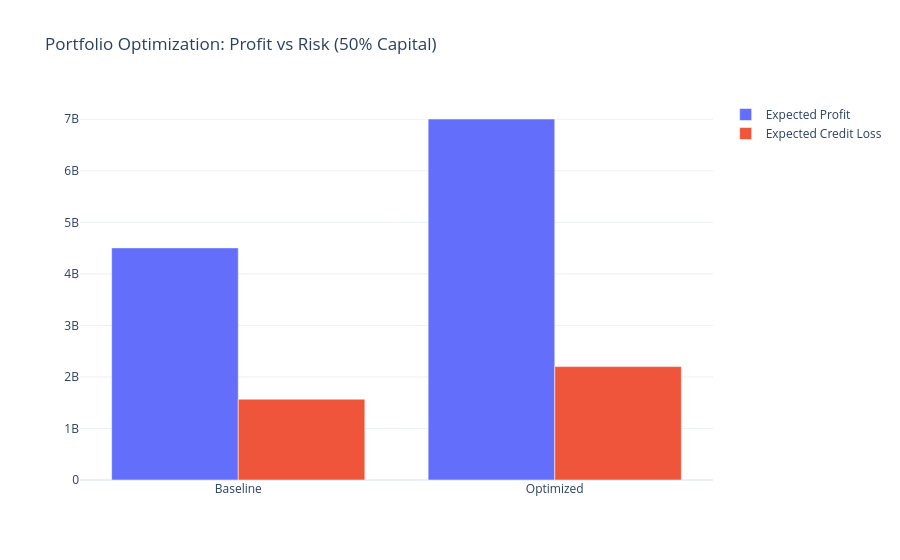

Notebook cell for this chart:
### Code cell
fig = go.Figure()
fig.add_trace(go.Bar(name='Expected Profit', x=['Baseline', 'Optimized'], y=[base['exp_profit'], opt['exp_profit']]))
fig.add_trace(go.Bar(name='Expected Credit Loss', x=['Baseline', 'Optimized'], y=[base['ecl'], opt['ecl']]))
fig.update_layout(barmode='group', template='plotly_white', title='Portfolio Optimization: Profit vs Risk (50% Capital)')
fig.show()

### Figure 1 — Plotly figure (JSON) as saved in the notebook; plotly's stock layout.template omitted (floating-point values rounded to 4 significant figures)
{"data": [{"name": "Expected Profit", "type": "bar", "x": ["Baseline", "Optimized"], "y": [4504000000.0, 7005000000.0]}, {"name": "Expected Credit Loss", "type": "bar", "x": ["Baseline", "Optimized"], "y": [1568000000.0, 2201000000.0]}], "layout": {"barmode": "group", "title": {"text": "Portfolio Optimization: Profit vs Risk (50% Capital)"}}}
